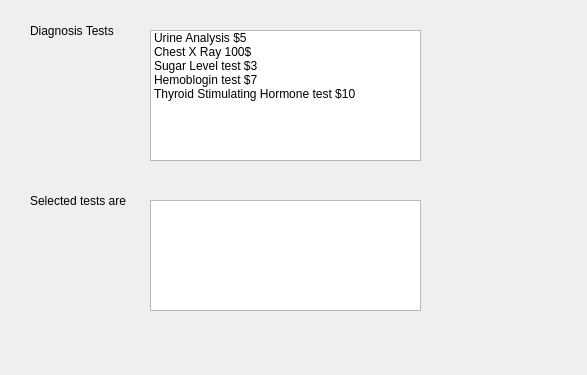
<?xml version="1.0" encoding="UTF-8"?>
<ui version="4.0">
 <class>Dialog</class>
 <widget class="QDialog" name="Dialog">
  <property name="geometry">
   <rect>
    <x>0</x>
    <y>0</y>
    <width>587</width>
    <height>375</height>
   </rect>
  </property>
  <property name="windowTitle">
   <string>Dialog</string>
  </property>
  <widget class="QLabel" name="label">
   <property name="geometry">
    <rect>
     <x>30</x>
     <y>20</y>
     <width>131</width>
     <height>21</height>
    </rect>
   </property>
   <property name="text">
    <string>Diagnosis Tests</string>
   </property>
  </widget>
  <widget class="QLabel" name="label_2">
   <property name="geometry">
    <rect>
     <x>30</x>
     <y>190</y>
     <width>121</width>
     <height>21</height>
    </rect>
   </property>
   <property name="text">
    <string>Selected tests are</string>
   </property>
  </widget>
  <widget class="QListWidget" name="listWidgetDiagnosis">
   <property name="geometry">
    <rect>
     <x>150</x>
     <y>30</y>
     <width>271</width>
     <height>131</height>
    </rect>
   </property>
   <property name="selectionMode">
    <enum>QAbstractItemView::MultiSelection</enum>
   </property>
   <item>
    <property name="text">
     <string>Urine Analysis $5</string>
    </property>
   </item>
   <item>
    <property name="text">
     <string>Chest X Ray 100$</string>
    </property>
   </item>
   <item>
    <property name="text">
     <string>Sugar Level test $3</string>
    </property>
   </item>
   <item>
    <property name="text">
     <string>Hemoblogin test $7</string>
    </property>
   </item>
   <item>
    <property name="text">
     <string>Thyroid Stimulating Hormone test $10</string>
    </property>
   </item>
  </widget>
  <widget class="QListWidget" name="listWidgetSelectedTests">
   <property name="geometry">
    <rect>
     <x>150</x>
     <y>200</y>
     <width>271</width>
     <height>111</height>
    </rect>
   </property>
  </widget>
 </widget>
 <resources/>
 <connections/>
</ui>
